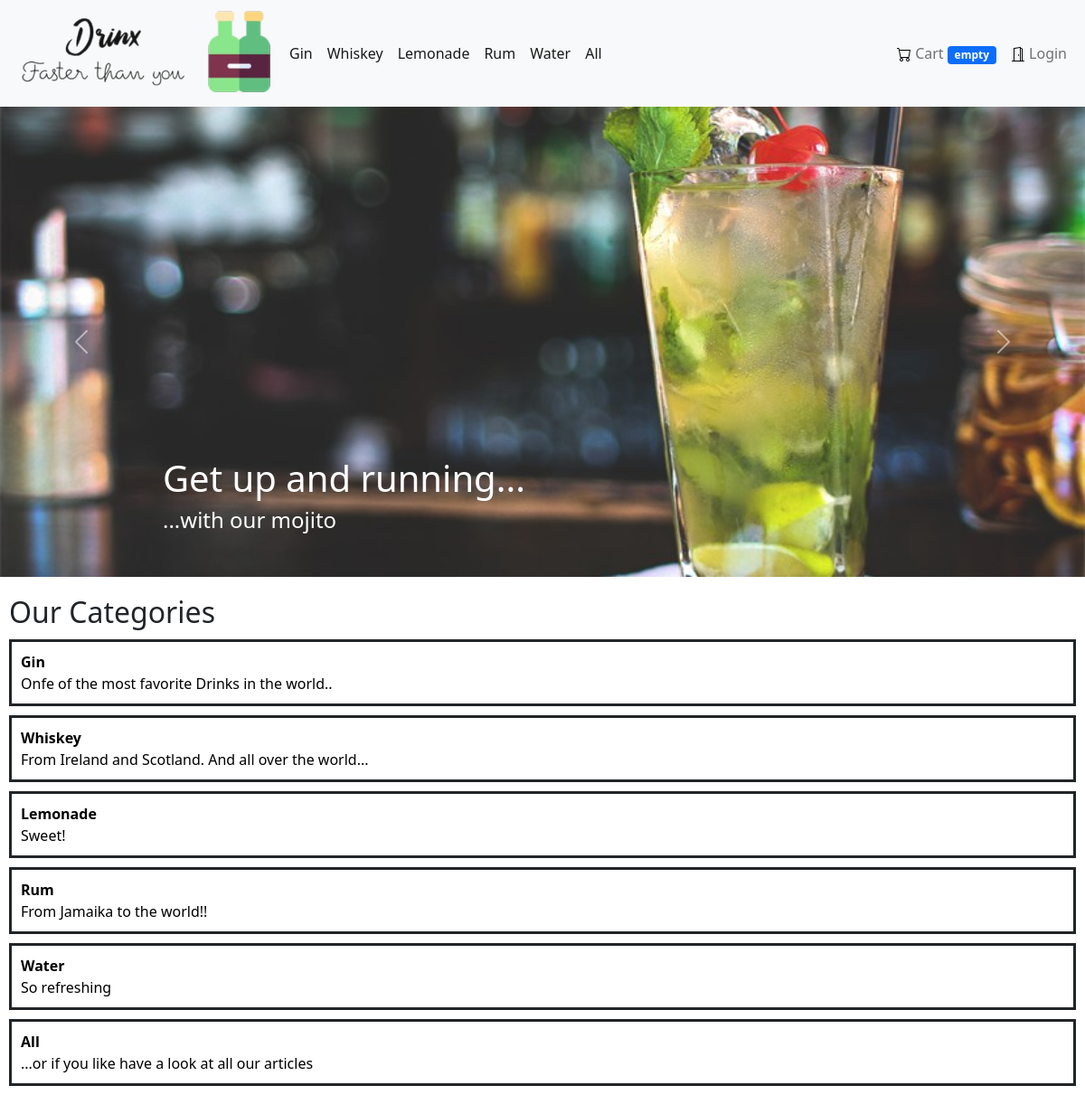
Before: / with the older database file.
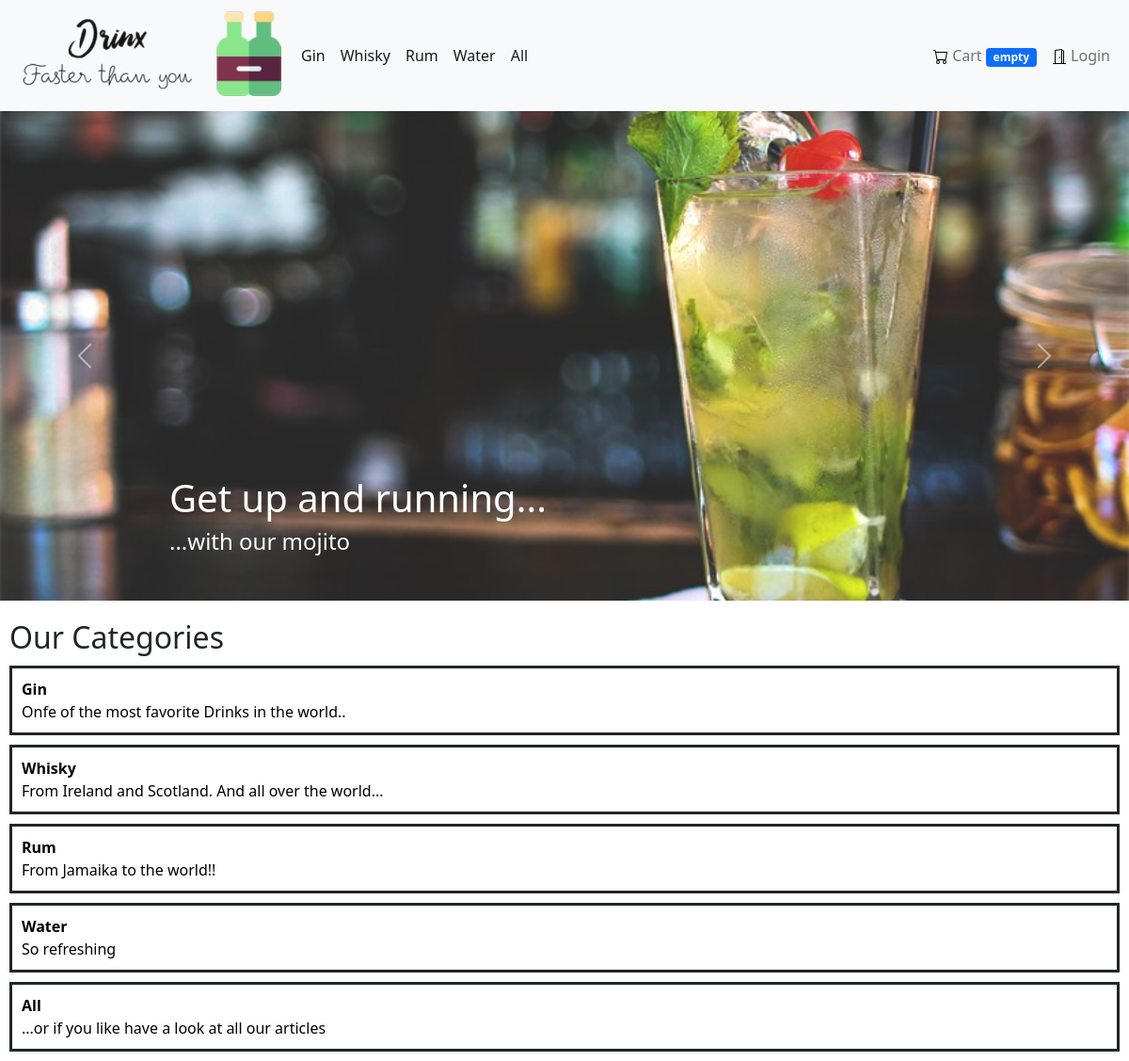
After: the same page with the newer database file.
### drinx/models.py (models this page shows, shortened)
class Category(models.Model):
    name = models.CharField(blank=False, max_length=20)
    description = models.TextField(blank=False)
    display_order = models.PositiveSmallIntegerField(default=False)
    is_active = models.BooleanField(default=False)

### drinx/views.py (the view)
# urls.py: path("", views.index, name="index"),
def index(request):
    categories =  Category.objects.all().filter(is_active=True).order_by('display_order')
    return render(request, "drinx/index.html", {
        "categories": categories,
        "cartQty": cartQty(request)
    })

### drinx/views.py (called while the page is built, shortened)
def cartQty(request):
    cartQty = 0
    if "cart" not in request.session:
        return "empty"

### drinx/templates/drinx/index.html (shortened to what this page needs)
{% extends "drinx/layout.html" %}
{% load static %}
{% block body %}
    <div id="carouselExampleCaptions" class="carousel slide carousel-fade" data-bs-ride="carousel">
        <div class="carousel-inner">
        <div class="carousel-item active" data-bs-interval="5000">
            <img src="{% static 'drinx/images/SliderImage1.jpg' %}" class="d-block w-100" alt="...">
            <div class="carousel-caption d-none d-md-block" style="text-align:left">
                <h1>Get up and running...</h1>
                <h4>...with our mojito</h4>
            </div>
        </div>
        </div>
        <button class="carousel-control-prev" type="button" data-bs-target="#carouselExampleCaptions" data-bs-slide="prev">
        <span class="carousel-control-prev-icon" aria-hidden="true"></span>
        </button>
        <button class="carousel-control-next" type="button" data-bs-target="#carouselExampleCaptions" data-bs-slide="next">
        <span class="carousel-control-next-icon" aria-hidden="true"></span>
        </button>
    </div>
    <h2 style="margin-top:20px; margin-left:10px;">Our Categories</h1>
    {% for category in categories %}
        <div class="category-selector">
            <a style="text-decoration: none; color: black;" href="{% url 'articles' category.id %}">
                <div>
                    <strong>{{ category.name }}</strong>
                    <br>
                    {{ category.description }}
                </div>
            </a>
        </div>
    {% endfor %}
    <div class="category-selector">
        <a style="text-decoration: none; color: black;" href="{% url 'articles' 0 %}">
            <div>
                <strong>All</strong>
                <br>
                ...or if you like have a look at all our articles
            </div>
        </a>
    </div>
{% endblock %}

### drinx/templates/drinx/layout.html (shortened to what this page needs)
{% load static %}
<!DOCTYPE html>
<html lang="en">
    <head>
        <link href="https://cdn.jsdelivr.net/npm/bootstrap@5.0.0-beta3/dist/css/bootstrap.min.css" rel="stylesheet">
        <link href="{% static 'drinx/styles.css' %}" rel="stylesheet">
    </head>
    <body>
      {% block navigation %}
        <nav class="navbar navbar sticky-top navbar-expand-lg navbar-light bg-light">
          <div class="container-fluid">
              <img onclick="gotoIndex()" src="{% static 'drinx/images/Logo.png' %}" style="height:auto;width:300px;max-width:50%;" class="d-inline-block align-text-top title-image">
              <div class="collapse navbar-collapse" id="navbarTogglerDemo02">
                <ul class="navbar-nav me-auto mb-2 mb-lg-0">
                  {% for category in categories %}
                    <li class="nav-item">
                      <a class="nav-link active" aria-current="page" href="{% url 'articles' category.id %}">{{ category.name }}</a>
                    </li>
                  {% endfor %}
                  <li class="nav-item">
                    <a class="nav-link active" aria-current="page" href="{% url 'articles' 0 %}">All</a>
                  </li>
                </ul>
                <ul class="navbar-nav  mb-2 mb-lg-0">
                  <li class="nav-item d-flex">
                    <a class="nav-link" aria-current="page" href="{% url 'cart' %}">
                      <img src="{% static 'drinx/images/cart.svg' %}">
                      Cart
                      <span class="badge bg-primary" id="cartCounter">{{ cartQty }}</span>
                    </a>
                  </li>
                  <li class="nav-item d-flex">
                    {% if user.is_authenticated %}
                      <a class="nav-link" aria-current="page" href="{% url 'logout' %}">
                        <img src="{% static 'drinx/images/door-open.svg' %}">
                        Logout
                      </a>
                    {% else %}
                        <a class="nav-link" aria-current="page" href="{% url 'login' %}">
                          <img src="{% static 'drinx/images/door-open.svg' %}">
                          Login
                        </a>
                    {% endif %}
                  </li>
                </ul>
              </div>
          </div>
        </nav>
      {% endblock %}
      {% block body %}
      {% endblock %}
    </body>
</html>

Changed rows visible on the page:
removed Category: name "Lemonade", description "Sweet!"
changed Category "From Ireland and Scotland. And all over the world...": name "Whiskey" → "Whisky"
